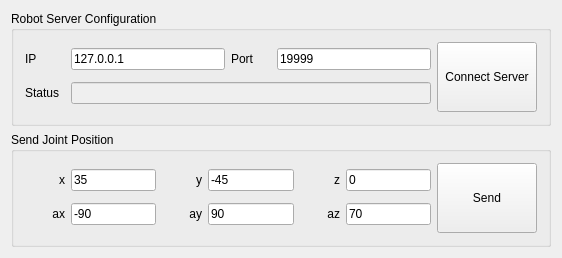
<?xml version="1.0" encoding="UTF-8"?>
<ui version="4.0">
 <class>stkRobotUR5SimulatorWidgetClass</class>
 <widget class="QWidget" name="stkRobotUR5SimulatorWidgetClass">
  <property name="geometry">
   <rect>
    <x>0</x>
    <y>0</y>
    <width>562</width>
    <height>228</height>
   </rect>
  </property>
  <property name="windowTitle">
   <string>stkRobotUR5SimulatorWidget</string>
  </property>
  <layout class="QVBoxLayout" name="verticalLayout_3">
   <item>
    <widget class="QGroupBox" name="groupBox">
     <property name="title">
      <string>Robot Server Configuration</string>
     </property>
     <layout class="QHBoxLayout" name="horizontalLayout_3">
      <item>
       <layout class="QVBoxLayout" name="verticalLayout">
        <item>
         <layout class="QHBoxLayout" name="horizontalLayout">
          <item>
           <widget class="QLabel" name="label_2">
            <property name="minimumSize">
             <size>
              <width>40</width>
              <height>0</height>
             </size>
            </property>
            <property name="text">
             <string>IP</string>
            </property>
           </widget>
          </item>
          <item>
           <widget class="QLineEdit" name="serverIpEdit">
            <property name="text">
             <string>127.0.0.1</string>
            </property>
           </widget>
          </item>
          <item>
           <widget class="QLabel" name="label_3">
            <property name="minimumSize">
             <size>
              <width>40</width>
              <height>0</height>
             </size>
            </property>
            <property name="text">
             <string>Port</string>
            </property>
           </widget>
          </item>
          <item>
           <widget class="QLineEdit" name="serverPortEdit">
            <property name="text">
             <string>19999</string>
            </property>
           </widget>
          </item>
         </layout>
        </item>
        <item>
         <layout class="QHBoxLayout" name="horizontalLayout_2">
          <item>
           <widget class="QLabel" name="label_4">
            <property name="minimumSize">
             <size>
              <width>40</width>
              <height>0</height>
             </size>
            </property>
            <property name="text">
             <string>Status</string>
            </property>
           </widget>
          </item>
          <item>
           <widget class="QLineEdit" name="serverStatusEdit">
            <property name="enabled">
             <bool>false</bool>
            </property>
           </widget>
          </item>
         </layout>
        </item>
       </layout>
      </item>
      <item>
       <widget class="QPushButton" name="connectServerPushButton">
        <property name="minimumSize">
         <size>
          <width>100</width>
          <height>70</height>
         </size>
        </property>
        <property name="text">
         <string>Connect Server</string>
        </property>
       </widget>
      </item>
     </layout>
    </widget>
   </item>
   <item>
    <widget class="QGroupBox" name="groupBox_2">
     <property name="title">
      <string>Send Joint Position</string>
     </property>
     <layout class="QHBoxLayout" name="horizontalLayout_4">
      <item>
       <layout class="QVBoxLayout" name="verticalLayout_2">
        <item>
         <layout class="QHBoxLayout" name="horizontalLayout_5">
          <item>
           <widget class="QLabel" name="label_5">
            <property name="minimumSize">
             <size>
              <width>40</width>
              <height>0</height>
             </size>
            </property>
            <property name="text">
             <string>x</string>
            </property>
            <property name="alignment">
             <set>Qt::AlignRight|Qt::AlignTrailing|Qt::AlignVCenter</set>
            </property>
           </widget>
          </item>
          <item>
           <widget class="QLineEdit" name="sendPoseXEdit">
            <property name="text">
             <string>35</string>
            </property>
           </widget>
          </item>
          <item>
           <widget class="QLabel" name="label_6">
            <property name="minimumSize">
             <size>
              <width>40</width>
              <height>0</height>
             </size>
            </property>
            <property name="text">
             <string>y</string>
            </property>
            <property name="alignment">
             <set>Qt::AlignRight|Qt::AlignTrailing|Qt::AlignVCenter</set>
            </property>
           </widget>
          </item>
          <item>
           <widget class="QLineEdit" name="sendPoseYEdit">
            <property name="text">
             <string>-45</string>
            </property>
           </widget>
          </item>
          <item>
           <widget class="QLabel" name="label_7">
            <property name="minimumSize">
             <size>
              <width>40</width>
              <height>0</height>
             </size>
            </property>
            <property name="text">
             <string>z</string>
            </property>
            <property name="alignment">
             <set>Qt::AlignRight|Qt::AlignTrailing|Qt::AlignVCenter</set>
            </property>
           </widget>
          </item>
          <item>
           <widget class="QLineEdit" name="sendPoseZEdit">
            <property name="text">
             <string>0</string>
            </property>
           </widget>
          </item>
         </layout>
        </item>
        <item>
         <layout class="QHBoxLayout" name="horizontalLayout_6">
          <item>
           <widget class="QLabel" name="label_8">
            <property name="minimumSize">
             <size>
              <width>40</width>
              <height>0</height>
             </size>
            </property>
            <property name="text">
             <string>ax</string>
            </property>
            <property name="alignment">
             <set>Qt::AlignRight|Qt::AlignTrailing|Qt::AlignVCenter</set>
            </property>
           </widget>
          </item>
          <item>
           <widget class="QLineEdit" name="sendPoseAXEdit">
            <property name="text">
             <string>-90</string>
            </property>
           </widget>
          </item>
          <item>
           <widget class="QLabel" name="label_9">
            <property name="minimumSize">
             <size>
              <width>40</width>
              <height>0</height>
             </size>
            </property>
            <property name="text">
             <string>ay</string>
            </property>
            <property name="alignment">
             <set>Qt::AlignRight|Qt::AlignTrailing|Qt::AlignVCenter</set>
            </property>
           </widget>
          </item>
          <item>
           <widget class="QLineEdit" name="sendPoseAYEdit">
            <property name="text">
             <string>90</string>
            </property>
           </widget>
          </item>
          <item>
           <widget class="QLabel" name="label_10">
            <property name="minimumSize">
             <size>
              <width>40</width>
              <height>0</height>
             </size>
            </property>
            <property name="text">
             <string>az</string>
            </property>
            <property name="alignment">
             <set>Qt::AlignRight|Qt::AlignTrailing|Qt::AlignVCenter</set>
            </property>
           </widget>
          </item>
          <item>
           <widget class="QLineEdit" name="sendPoseAZEdit">
            <property name="text">
             <string>70</string>
            </property>
           </widget>
          </item>
         </layout>
        </item>
       </layout>
      </item>
      <item>
       <widget class="QPushButton" name="sendMsgPushButton">
        <property name="minimumSize">
         <size>
          <width>100</width>
          <height>70</height>
         </size>
        </property>
        <property name="text">
         <string>Send</string>
        </property>
       </widget>
      </item>
     </layout>
    </widget>
   </item>
  </layout>
 </widget>
 <layoutdefault spacing="6" margin="11"/>
 <resources>
 </resources>
 <connections/>
</ui>
